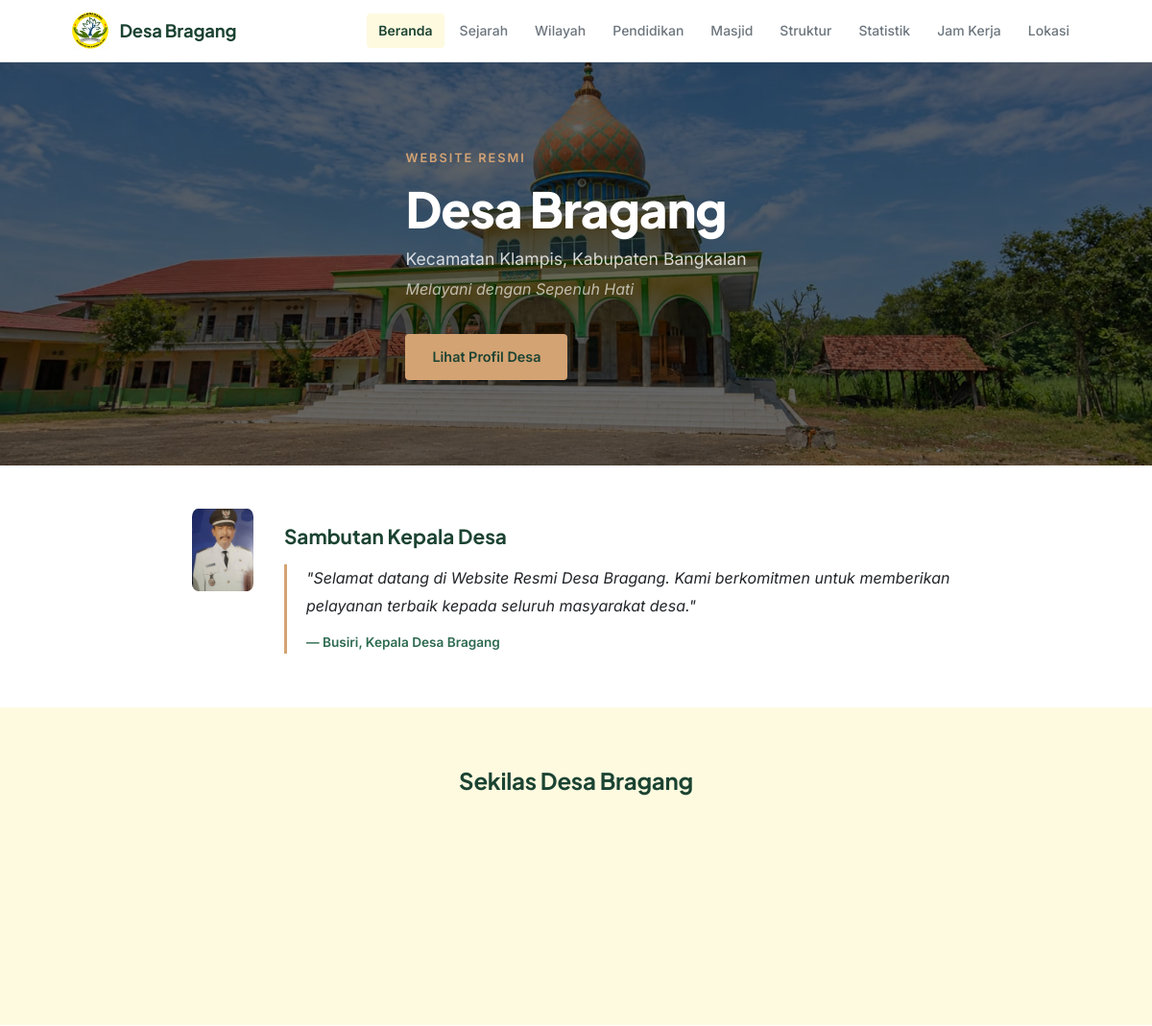
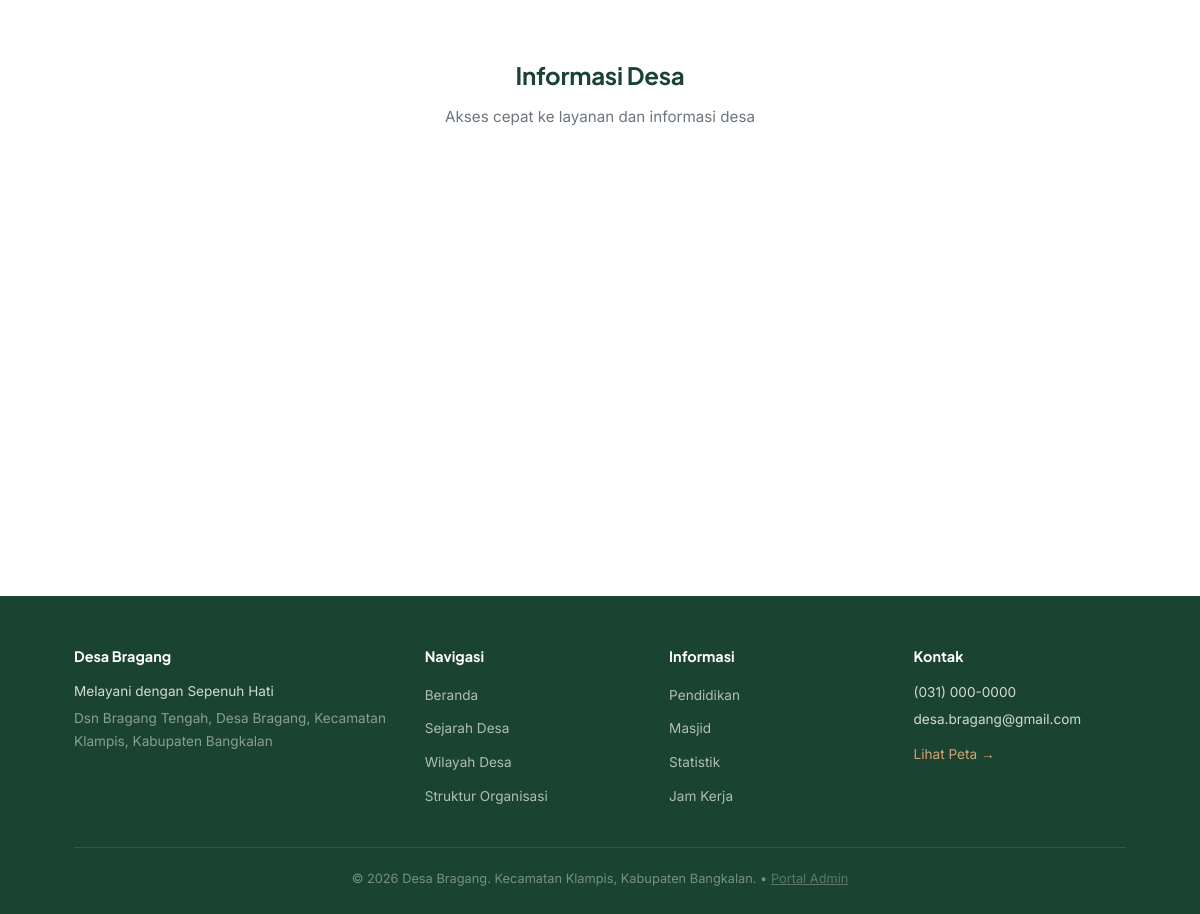
The page / on the database its author committed (2 pictures, top to bottom).
### tables this page shows
CREATE TABLE IF NOT EXISTS `settings` (
    `key` VARCHAR(100) NOT NULL,
    `value` TEXT NOT NULL,
    PRIMARY KEY (`key`)
);

### includes/db.php (called while the page is built, shortened)
<?php
function getDB() {
    static $pdo = null;
    if ($pdo === null) {
        if (DB_DRIVER === 'mysql') {
            $dsn = 'mysql:host=' . DB_HOST . ';port=' . DB_PORT . ';dbname=' . DB_NAME . ';charset=utf8mb4';
            try {
                $pdo = new PDO($dsn, DB_USER, DB_PASS);
                $pdo->setAttribute(PDO::ATTR_ERRMODE, PDO::ERRMODE_EXCEPTION);
                $pdo->setAttribute(PDO::ATTR_DEFAULT_FETCH_MODE, PDO::FETCH_ASSOC);
            } catch (PDOException $e) {
                die('<strong>Koneksi MySQL Gagal:</strong> ' . htmlspecialchars($e->getMessage()) . '<br><br>Pastikan MySQL di XAMPP/Laragon aktif dan database <code>' . DB_NAME . '</code> sudah di-import di phpMyAdmin.');
            }
        }
    }
    return $pdo;
}
function getSetting($key, $default = '') {
    $db = getDB();
    $stmt = $db->prepare('SELECT `value` FROM `settings` WHERE `key` = ?');
    $stmt->execute([$key]);
    $row = $stmt->fetch();
    return $row ? $row['value'] : $default;
}
function getAllSettings() {
    $db = getDB();
    $stmt = $db->query('SELECT `key`, `value` FROM `settings`');
    $settings = [];
    while ($row = $stmt->fetch()) {
        $settings[$row['key']] = $row['value'];
    }
    return $settings;
}

### includes/helpers.php (called while the page is built, shortened)
<?php
function e($str) {
    return htmlspecialchars($str ?? '', ENT_QUOTES, 'UTF-8');
}
function getBasePath() {
    static $basePath = null;
    if ($basePath !== null) {
        return $basePath;
    }
    $appRoot = str_replace('\\', '/', realpath(dirname(__DIR__)));
    $docRoot = isset($_SERVER['DOCUMENT_ROOT']) && !empty($_SERVER['DOCUMENT_ROOT'])
        ? str_replace('\\', '/', realpath($_SERVER['DOCUMENT_ROOT']))
        : '';
    if ($docRoot && stripos($appRoot, $docRoot) === 0) {
        $sub = substr($appRoot, strlen($docRoot));
        $basePath = '/' . ltrim(str_replace('\\', '/', $sub), '/');
        $basePath = rtrim($basePath, '/');
    } else {
        $scriptDir = str_replace('\\', '/', dirname($_SERVER['SCRIPT_NAME'] ?? ''));
        $scriptDir = preg_replace('#/(admin|includes)(/.*)?$#i', '', $scriptDir);
        $basePath = rtrim($scriptDir, '/');
    }
    return $basePath;
}
function baseUrl($path = '') {
    $base = getBasePath();
    if ($path === '' || $path === '/') {
        return $base !== '' ? $base . '/' : '/';
    }
    return ($base !== '' ? $base : '') . '/' . ltrim($path, '/');
}

### index.php (the view, shortened to what this page needs)
<?php
require_once __DIR__ . '/includes/db.php';
$kepalaDesa = getSetting('kepala_desa', 'Kepala Desa');
$welcomeMsg = getSetting('welcome_message', '');
require_once __DIR__ . '/includes/header.php';
?>
<section class="hero" id="hero">
    <div class="hero-overlay"></div>
    <div class="container hero-content">
        <p class="hero-label">Website Resmi</p>
        <h1 class="hero-title"><?= e($siteName) ?></h1>
        <p class="hero-subtitle">Kecamatan <?= e($settings['kecamatan'] ?? '') ?>, Kabupaten <?= e($settings['kabupaten'] ?? '') ?></p>
        <p class="hero-tagline"><?= e($tagline) ?></p>
        <a href="<?= baseUrl('/struktur.php') ?>" class="hero-cta">Lihat Profil Desa</a>
    </div>
</section>
<section class="section" id="sambutan">
    <div class="container">
        <div class="welcome-block">
            <div class="welcome-icon">
                <img src="./assets/images/kepdes.jpeg" alt="Kepala Desa" style="border-radius: 10%;">
            </div>
            <div class="welcome-text">
                <h2>Sambutan Kepala Desa</h2>
                <blockquote>
                    <p>"<?= e($welcomeMsg) ?>"</p>
                    <cite>— <?= e($kepalaDesa) ?>, Kepala Desa Bragang</cite>
                </blockquote>
            </div>
        </div>
    </div>
</section>
<section class="section section-cream" id="stats-overview">
    <div class="container">
        <h2 class="section-title">Sekilas Desa Bragang</h2>
        <div class="stats-grid">
        </div>
    </div>
</section>
<section class="section" id="quick-links">
    <div class="container">
        <h2 class="section-title">Informasi Desa</h2>
        <p class="section-subtitle">Akses cepat ke layanan dan informasi desa</p>
        <div class="links-grid">
        </div>
    </div>
</section>
<?php require_once __DIR__ . '/includes/footer.php'; ?>

### assets/css/style.css (style rules this page uses)
:root { --green-900: #1B4332; --green-700: #2D6A4F; --green-600: #40916C; --green-500: #52B788; --green-300: #74C69D; --green-200: #95D5B2; --amber: #D4A373; --amber-light: #E9C46A; --cream: #FEFAE0; --white: #FFFFFF; --text-dark: #212529; --text-muted: #6C757D; --border: #DEE2E6; --border-light: #F0F0F0; --danger: #C1121F; --font-heading: 'Plus Jakarta Sans', sans-serif; --font-body: 'Inter', sans-serif; --radius: 4px; --radius-md: 8px; --radius-lg: 12px; --shadow-sm: 0 1px 2px rgba(0, 0, 0, 0.04); --transition: 0.2s ease; }
*, *::before, *::after { box-sizing: border-box; margin: 0; padding: 0; }
html { scroll-behavior: smooth; }
body { font-family: var(--font-body); font-size: 16px; line-height: 1.7; color: var(--text-dark); background: var(--white); -webkit-font-smoothing: antialiased; }
img { max-width: 100%; height: auto; display: block; }
a { color: var(--green-700); text-decoration: none; transition: color var(--transition); }
.container { max-width: 1100px; margin: 0 auto; padding: 0 1.5rem; }
.hero { position: relative; background: var(--green-900); min-height: 420px; display: flex; align-items: center; overflow: hidden; }
.hero-overlay { position: absolute; inset: 0; background-image: url(../images/bg.jpeg); filter: brightness(40%); background-size: cover; background-position: center; }
.hero-content { position: relative; z-index: 1; padding: 4rem 0; color: var(--white); }
.hero-label { font-size: 0.8rem; font-weight: 600; text-transform: uppercase; letter-spacing: 0.15em; color: var(--amber); margin-bottom: 0.75rem; }
.hero-title { font-family: var(--font-heading); font-size: clamp(2rem, 5vw, 3.2rem); font-weight: 800; line-height: 1.15; margin-bottom: 0.5rem; letter-spacing: -0.02em; }
.hero-subtitle { font-size: 1.1rem; opacity: 0.8; margin-bottom: 0.25rem; }
.hero-tagline { font-size: 1rem; opacity: 0.65; font-style: italic; margin-bottom: 2rem; }
.hero-cta { display: inline-block; padding: 0.75rem 1.75rem; background: var(--amber); color: var(--green-900); font-weight: 600; font-size: 0.9rem; border-radius: var(--radius); transition: all var(--transition); text-decoration: none; }
.section { padding: 3.5rem 0; }
.section-cream { background: var(--cream); }
.section-title { font-family: var(--font-heading); font-size: 1.5rem; font-weight: 700; color: var(--green-900); text-align: center; margin-bottom: 0.5rem; letter-spacing: -0.01em; }
.section-subtitle { text-align: center; color: var(--text-muted); font-size: 0.95rem; margin-bottom: 2.5rem; }
.stats-grid { display: grid; grid-template-columns: repeat(4, 1fr); gap: 1.25rem; margin-bottom: 1rem; }
.links-grid { display: grid; grid-template-columns: repeat(4, 1fr); gap: 1rem; }
.welcome-block { display: flex; gap: 2rem; align-items: flex-start; max-width: 800px; margin: 0 auto; }
.welcome-icon { flex-shrink: 0; width: 64px; height: 64px; display: flex; align-items: center; justify-content: center; background: var(--cream); border-radius: var(--radius-md); }
.welcome-text h2 { font-family: var(--font-heading); font-size: 1.3rem; font-weight: 700; color: var(--green-900); margin-bottom: 0.75rem; }
.welcome-text blockquote { border-left: 3px solid var(--amber); padding-left: 1.25rem; margin: 0; }
.welcome-text blockquote p { font-size: 1rem; line-height: 1.8; color: var(--text-dark); font-style: italic; }
.welcome-text cite { display: block; margin-top: 0.75rem; font-size: 0.85rem; font-style: normal; font-weight: 600; color: var(--green-700); }

### rows shown on the page
settings: value "Selamat datang di Website Resmi Desa Bragang. Kami berkomitmen untuk memberikan pelayanan terbaik kepada seluruh masyarakat desa."
settings: value "Busiri"

### other values the page prints
$siteName "Desa Bragang"
$settings['kecamatan'] "Klampis"
$settings['kabupaten'] "Bangkalan"
$tagline "Melayani dengan Sepenuh Hati"
$settings['tagline'] "Melayani dengan Sepenuh Hati"
$settings['alamat'] "Dsn Bragang Tengah, Desa Bragang, Kecamatan Klampis, Kabupaten Bangkalan"
$settings['telepon'] "(031) 000-0000"
$settings['email'] "desa.bragang@gmail.com"
